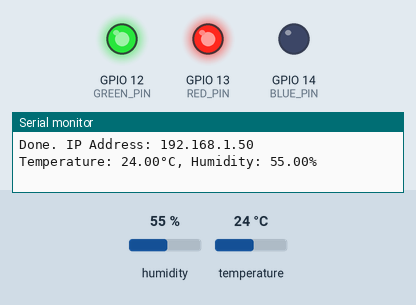
Recording of a sketch running on a simulated ESP32. On the bench: output pins drawn as LEDs (lit = HIGH), the last lines printed to the serial monitor. Inputs (shaded band) come from the test bench; at power-on: humidity 55 %, temperature 24 °C. WiFi joins after 1.5 s; servers stay silent unless stated.

Above: at 2.7 s.
2.8 s: humidity set to 72 %
4.7 s: humidity set to 76 %
At 6.5 s:
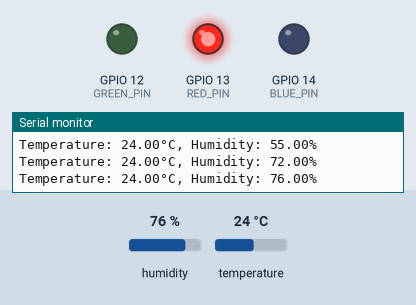
7.0 s: humidity set to 22 %
At 8.7 s:
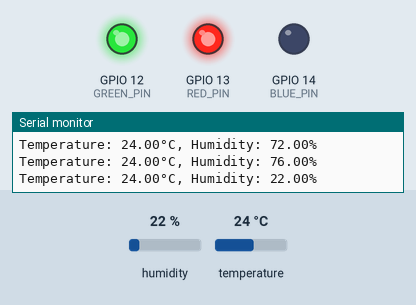
9.0 s: temperature set to 22 °C
At 10.0 s:
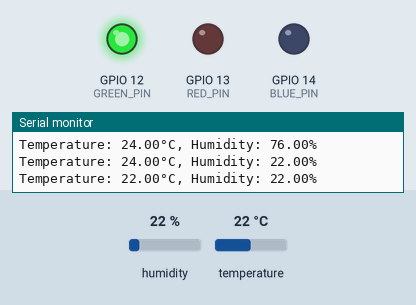
11.1 s: humidity set to 67 %
12.8 s: humidity set to 70 %
At 14.8 s:
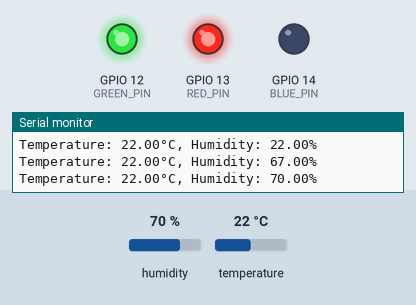
Timing chart, 0 to 16.1 s (numbered marks = the images above; inputs shaded):
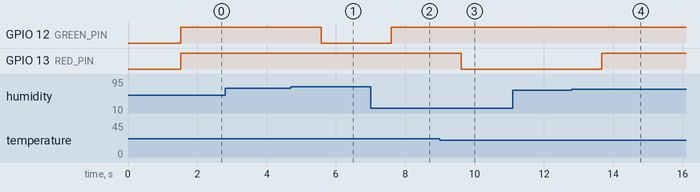

The sketch:

esp32-temp.ino
```cpp
#include <DHT.h>
#include <WiFiManager.h>
#include <ESPAsyncWebServer.h>

#define DHTPIN 15
#define DHTTYPE DHT11

#define RED_PIN 13
#define GREEN_PIN 12
#define BLUE_PIN 14

DHT dht(DHTPIN, DHTTYPE);
AsyncWebServer server(80);

void setup() {
    Serial.begin(115200);

    // Start
    dht.begin();

    // Set the LED pins as output
    pinMode(RED_PIN, OUTPUT);
    pinMode(GREEN_PIN, OUTPUT);
    pinMode(BLUE_PIN, OUTPUT);

    // Start Wi-Fi
    WiFiManager wifiManager;
    // Config SSID
    wifiManager.autoConnect("ESP32_Config");
    // Print the IP
    Serial.print("Done. IP Address: ");
    Serial.println(WiFi.localIP());

    server.on("/", HTTP_GET, [](AsyncWebServerRequest *request){
        float temperature = dht.readTemperature(); // Get temperature in Celsius
        float humidity = dht.readHumidity(); // Get humidity

        // Check if the readings failed
        if (isnan(temperature) || isnan(humidity)) {
            request->send(500, "text/plain", "Sensor reading error.");
            return;
        }

        String color = "green";

        if (temperature > 25 || humidity >= 75 || temperature < 18) {
            color = "red";
        } else if (temperature >= 23.5 && temperature <= 25 || humidity > 68) {
            color = "yellow";
        }

        String html = "<html><head>";
        html += "<meta http-equiv='refresh' content='5'>"; // Refresh
        html += "<meta charset='UTF-8'>";
        html += "<style>body { font-family: Arial, sans-serif; text-align: center; padding: 50px; background-color: " + color + "; color:black; }";
        html += "h1 { font-size: 3em; } p { font-size: 1.5em; }</style>";
        html += "</head><body>";
        html += "<h1>Our Room Temperature & Humidity</h1>";
        html += "<p>Temperature: " + String(temperature) + "°C</p>";
        html += "<p>Humidity: " + String(humidity) + "%</p>";
        html += "</body></html>";
        request->send(200, "text/html", html);
    });

    // Start the server
    server.begin();
}

void setColor(int r, int g, int b) {
    digitalWrite(RED_PIN, r);
    digitalWrite(GREEN_PIN, g);
    digitalWrite(BLUE_PIN, b);
}

void loop() {
    // Read sensor
    float temperature = dht.readTemperature(); // Read temperature in Celsius
    float humidity = dht.readHumidity(); // Read humidity
    if (isnan(temperature) || isnan(humidity)) {
        Serial.println("Sensor reading error.");
        return;
    }
    Serial.print("Temperature: ");
    Serial.print(temperature);
    Serial.print("°C, Humidity: ");
    Serial.print(humidity);
    Serial.println("%");

    if (temperature > 25 || humidity >= 75 || temperature < 18) {
        setColor(HIGH, LOW, LOW); // Red
    }
    else if (temperature >= 23.5 && temperature <= 25 || humidity > 68) {
        setColor(HIGH, HIGH, LOW); // Yellow
    }
    else {
        setColor(LOW, HIGH, LOW); // Green
    }

    delay(2000);
}
```

Measured:
- the behaviour switches between 74 and 75 % on humidity (found by bisection; images 0 and 1)
- the behaviour switches between 24 and 23 °C on temperature (found by bisection; images 2 and 3)
- the behaviour switches between 68 and 69 % on humidity (found by bisection; images 3 and 4)
- after the input at 4.7 s, GPIO 12 (GREEN_PIN): HIGH → LOW after 0.87 s
- after the input at 7.0 s, GPIO 12 (GREEN_PIN): LOW → HIGH after 0.60 s
- after the input at 9.0 s, GPIO 13 (RED_PIN): HIGH → LOW after 0.62 s
- after the input at 12.8 s, GPIO 13 (RED_PIN): LOW → HIGH after 0.87 s
